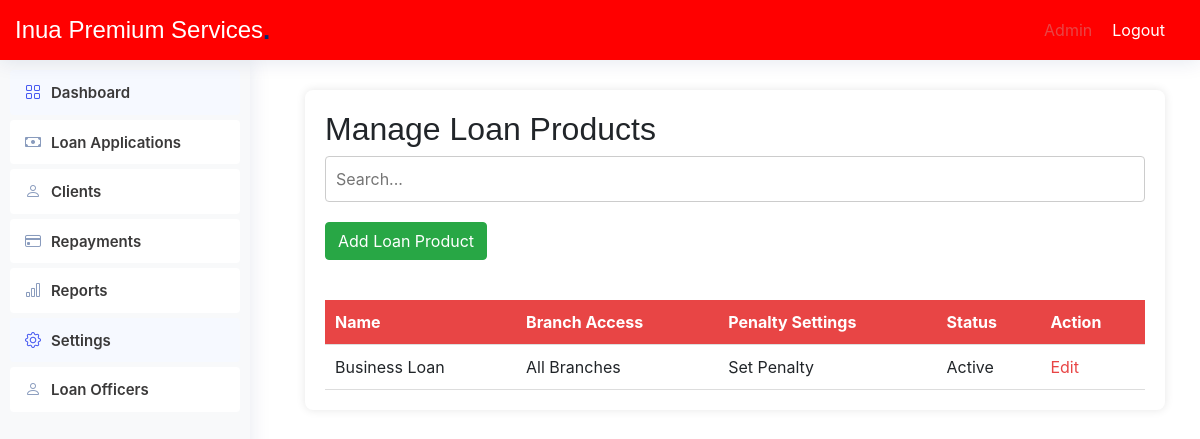
The page /admin/loan_products.php on the database its author committed.
### tables this page shows
CREATE TABLE `navigation_items` (
  `id` int(11) NOT NULL,
  `title` varchar(100) NOT NULL,
  `url` varchar(200) NOT NULL,
  `icon` varchar(50) DEFAULT NULL,
  `parent_id` int(11) DEFAULT NULL
);

CREATE TABLE `loan_products` (
  `id` int(11) NOT NULL,
  `name` varchar(255) NOT NULL,
  `branch_access` varchar(255) NOT NULL,
  `penalty_settings` varchar(255) NOT NULL,
  `status` enum('Active','Inactive') NOT NULL DEFAULT 'Active',
  `created_at` timestamp NOT NULL DEFAULT current_timestamp(),
  `updated_at` timestamp NOT NULL DEFAULT current_timestamp() ON UPDATE current_timestamp()
);

### includes/functions.php (called while the page is built, shortened)
<?php
function db_connect() {
    $host = 'localhost';
    $db = 'microfinance';
    $user = 'root';
    $pass = '';
    try {
        return new PDO("mysql:host=$host;dbname=$db", $user, $pass, [
            PDO::ATTR_ERRMODE => PDO::ERRMODE_EXCEPTION,
            PDO::ATTR_DEFAULT_FETCH_MODE => PDO::FETCH_ASSOC,
        ]);
    } catch (PDOException $e) {
        die('Connection failed: ' . $e->getMessage());
    }
}
function getLoanProducts() {
    $conn = db_connect();
    $stmt = $conn->query("SELECT * FROM loan_products");
    return $stmt->fetchAll(PDO::FETCH_ASSOC);
}
function getUserRole($userId) {
    $conn = db_connect();
    $stmt = $conn->prepare("SELECT role_id FROM users WHERE id = ?");
    $stmt->execute([$userId]);
    return $stmt->fetchColumn();
}
function getNavigationItems($roleId) {
    try {
        $conn = db_connect();
        $stmt = $conn->prepare("
            SELECT ni.id, ni.title, ni.url, ni.icon, ni.parent_id
            FROM navigation_items ni
            INNER JOIN navigation_item_roles nir ON ni.id = nir.navigation_item_id
            WHERE nir.role_id = :role_id ORDER BY ni.id ASC
        ");
        $stmt->execute([':role_id' => $roleId]);
        $result = $stmt->fetchAll(PDO::FETCH_ASSOC);
        return $result ?: [];
    } catch (PDOException $e) {
        error_log('Database query error: ' . $e->getMessage());
        return [];
    } finally {
        $conn = null;
    }
}
?>

### admin/loan_products.php (the view, shortened to what this page needs)
<?php
include '../includes/functions.php';
$loanProducts = getLoanProducts();
?>
<!DOCTYPE html>
<html lang="en">
<head>
    <link rel="stylesheet" href="https://cdnjs.cloudflare.com/ajax/libs/bootstrap/5.3.3/css/bootstrap.min.css" />
    <link href="assets/vendor/bootstrap/css/bootstrap.min.css" rel="stylesheet">
    <link href="assets/vendor/bootstrap-icons/bootstrap-icons.css" rel="stylesheet">
    <link href="assets/css/style.css" rel="stylesheet">
</head>
<body>
   <?php include 'includes/header.php'; ?>
    <?php include '../includes/sidebar.php'; ?>
    <main class="main">
        <div class="container">
            <div class="table-container">
                <h2>Manage Loan Products</h2>
                <div class="search-container">
                    <input type="text" placeholder="Search...">
                </div>
                <button class="btn btn-success mb-3" data-bs-toggle="modal" data-bs-target="#addLoanProductModal">Add Loan Product</button>
                <br>
                <br>
                <table>
                    <thead>
                        <tr>
                            <th>Name</th>
                            <th>Branch Access</th>
                            <th>Penalty Settings</th>
                            <th>Status</th>
                            <th>Action</th>
                        </tr>
                    </thead>
                    <tbody>
                    <?php
                        foreach ($loanProducts as $product) {
                            echo "<tr>
                                <td>{$product['name']}</td>
                                <td>{$product['branch_access']}</td>
                                <td>{$product['penalty_settings']}</td>
                                <td>{$product['status']}</td>
                                <td><button class='btn-action'>Edit</button></td>
                            </tr>";
                        }
                    ?>
                    </tbody>
                </table>
            </div>
        </div>
    </main>
</body>
</html>

### includes/sidebar.php (shortened to what this page needs)
<?php
$userId = 1;
$roleId = getUserRole($userId);
$navItems = getNavigationItems($roleId);
function renderNavItems($items, $parentId = NULL) {
    $html = '';
    foreach ($items as $item) {
        if ($item['parent_id'] == $parentId) {
            $subItems = array_filter($items, function($i) use ($item) {
                return $i['parent_id'] == $item['id'];
            });
            $hasSubItems = !empty($subItems);
            $html .= '<li class="nav-item">';
            $html .= '<a class="nav-link' . ($hasSubItems ? ' collapsed' : '') . '" href="' . $item['url'] . '"';
            if ($hasSubItems) {
                $html .= ' data-bs-toggle="collapse" data-bs-target="#collapse-' . $item['id'] . '" aria-expanded="false" aria-controls="collapse-' . $item['id'] . '"';
            }
            $html .= '>';
            if ($item['icon']) {
                $html .= '<i class="' . $item['icon'] . '" title="' . $item['title'] . '"></i>';
            }
            $html .= '<span>' . $item['title'] . '</span>';
            $html .= '</a>';
            if ($hasSubItems) {
                $html .= '<ul id="collapse-' . $item['id'] . '" class="collapse list-unstyled">';
                $html .= renderNavItems($items, $item['id']);
                $html .= '</ul>';
            }
            $html .= '</li>';
        }
    }
    return $html;
}
?>
<!DOCTYPE html>
<html lang="en">
<head>
    <link rel="stylesheet" href="../assets/css/bootstrap.min.css">
</head>
<body>
    <aside class="sidebar">
        <ul class="sidebar-nav" id="sidebar-nav">
            <?= renderNavItems($navItems) ?>
        </ul>
    </aside>
</body>
</html>

### admin/assets/css/style.css (style rules this page uses)
:root { scroll-behavior: smooth; }
body { font-family: "Open Sans", sans-serif; background: #f6f9ff; color: #444444; }
a { color: #4154f1; text-decoration: none; }
h1, h2, h3, h4, h5, h6 { font-family: "Nunito", sans-serif; }
.sidebar { position: fixed; top: 60px; left: 0; bottom: 0; width: 300px; z-index: 996; transition: all 0.3s; padding: 20px; overflow-y: auto; scrollbar-width: thin; scrollbar-color: #aab7cf transparent; box-shadow: 0px 0px 20px rgba(1, 41, 112, 0.1); background-color: #fff; }
.sidebar-nav { padding: 0; margin: 0; list-style: none; }
.sidebar-nav li { padding: 0; margin: 0; list-style: none; }
.sidebar-nav .nav-item { margin-bottom: 5px; }
.sidebar-nav .nav-link { display: flex; align-items: center; font-size: 15px; font-weight: 600; color: #4154f1; transition: 0.3; background: #f6f9ff; padding: 10px 15px; border-radius: 4px; }
.sidebar-nav .nav-link i { font-size: 16px; margin-right: 10px; color: #4154f1; }
.sidebar-nav .nav-link.collapsed { color: #012970; background: #fff; }
.sidebar-nav .nav-link.collapsed i { color: #899bbd; }

### admin/loan_products.php (style rules this page uses)
body { background-color: #f8f9fa; color: #212529; font-family: 'Open Sans', sans-serif; margin: 0; }
.sidebar { background-color: #ffffff; color: #3a3939; padding: 20px; width: 250px; position: fixed; height: 100%; top: 60px; left: 0; overflow: auto; }
.sidebar .nav-item .nav-link { color: #3a3939; padding: 10px 15px; text-decoration: none; display: block; }
.main { margin-left: 270px; padding: 20px; margin-top: 70px; }
.table-container { background-color: #ffffff; border-radius: 8px; padding: 20px; box-shadow: 0 0 10px rgba(0, 0, 0, 0.1); }
table { width: 100%; border-collapse: collapse; }
th, td { padding: 10px; text-align: left; border-bottom: 1px solid #ddd; }
th { background-color: #e84545; color: #ffffff; }
.btn-action { margin: 0; padding: 0; border: none; background: none; cursor: pointer; color: #e84545; }
.search-container { margin-bottom: 20px; }
.search-container input { width: 100%; padding: 10px; border: 1px solid #ccc; border-radius: 4px; }

### includes/sidebar.php (style rules this page uses)
.sidebar { background-color: #f8f9fa; padding: 10px; height: 100vh; width: 250px; position: fixed; }
.sidebar .nav-link { color: #333; display: block; padding: 10px; text-decoration: none; }

### rows shown on the page
navigation_items: title "Dashboard"
navigation_items: title "Loan Applications"
navigation_items: title "Clients"
navigation_items: title "Repayments"
navigation_items: title "Reports"
navigation_items: title "Settings"
navigation_items: title "Loan Officers"
loan_products: name "Business Loan", branch_access "All Branches", penalty_settings "Set Penalty", status "Active"
